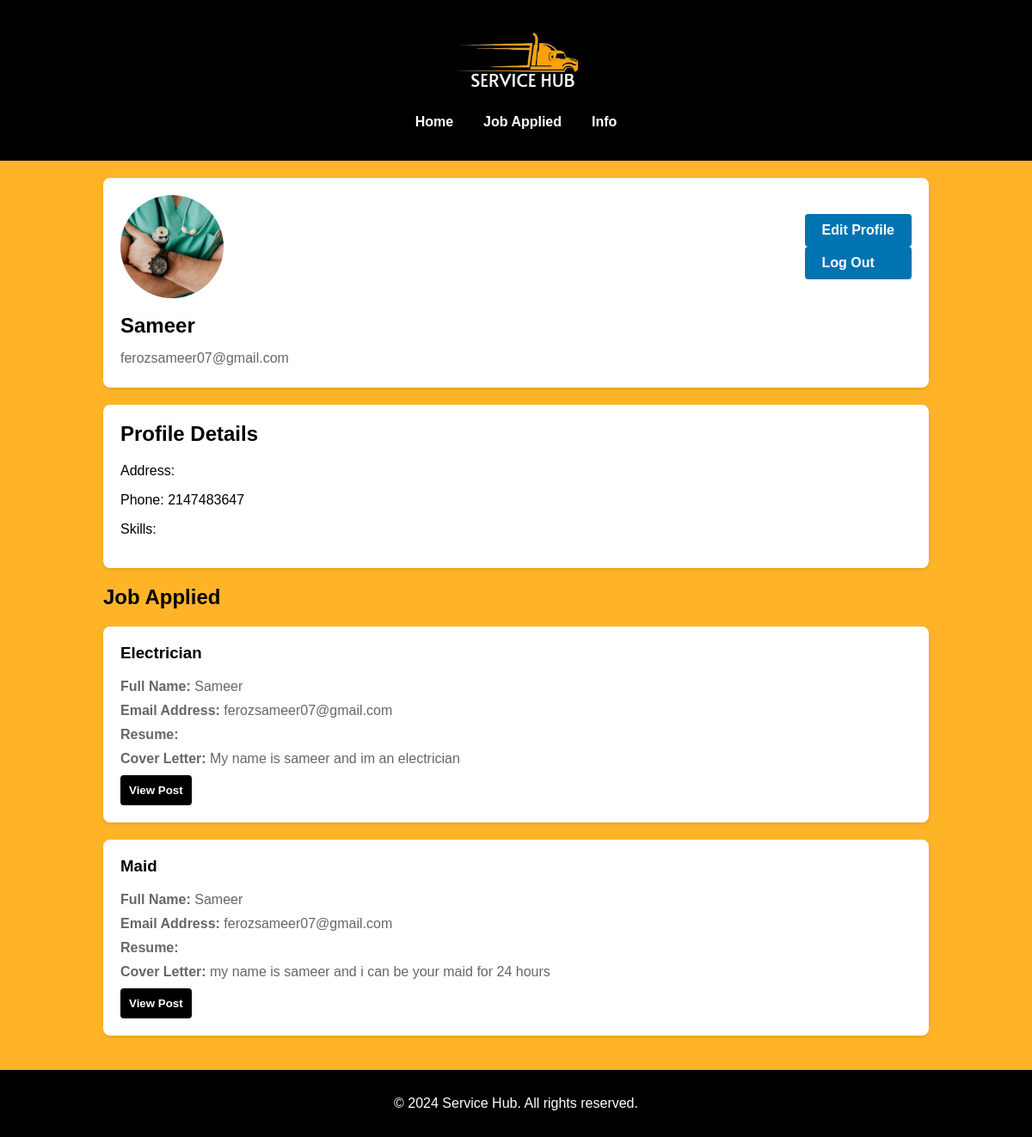
Page /user.php (signed in) on the committed database.
### tables this page shows
CREATE TABLE `hiring` (
  `id` int(11) NOT NULL,
  `fullname` varchar(255) DEFAULT NULL,
  `email` varchar(255) DEFAULT NULL,
  `phone` int(11) NOT NULL,
  `address` varchar(255) NOT NULL,
  `position` varchar(255) DEFAULT NULL,
  `price` int(11) NOT NULL,
  `resume` varchar(255) DEFAULT NULL,
  `coverletter` varchar(255) NOT NULL,
  `edu` varchar(255) NOT NULL,
  `experience` int(11) NOT NULL,
  `startdate` date NOT NULL,
  `reference` varchar(255) DEFAULT NULL
);

### user.php (the view, shortened to what this page needs)
<?php
    include './conn.php';
?>
<!DOCTYPE html>
<html lang="en">
<head>
</head>
<body>
    <header class="header">
        <div class="container">
<a href="index.php">
    <img src="./brand4.png" alt="Logo" class="logo">
</a>
            <nav class="navbar">
                <ul>
                    <li><a href="index.php #home">Home</a></li>
                    <li><a href="#job">Job Applied</a></li>
                    <li><a href="#info">Info</a></li>
                </ul>
            </nav>
        </div>
    </header>
    <div class="container">
        <div class="profile-header">
           <div id="profile-column" style="display: flex; flex-direction: column;">
            <img src="./doctor.jpg" alt="Profile Picture">
            <br>
            <h1><?php echo $_SESSION['name'] ?></h1>
            <p><?php echo $_SESSION['email'] ?></p>
        </div>
        <br>
            <div style="display:flex;flex-direction:column; height:10em; justify-content-space-between">
               <?php echo"
                <a href='editprofile.php' style='margin: bottom 2em;;' class='btn '>Edit Profile</a>
                ";?>
                <?php echo"
                <a href='logout.php' class='btn '>Log Out</a>
                ";?>
            </div>
        </div>
        <div class="profile-details" id="info">
            <h2>Profile Details</h2>
            <p>Address: <?php echo htmlspecialchars($_SESSION['address'])?></p>
            <p>Phone: <?php echo $_SESSION['phone']?></p>
            <p>Skills: <?php echo $_SESSION['position']?></p>
        </div>
        <section class='job-applied' id='job'>
        <h2>Job Applied</h2>
        <?php
$name = mysqli_real_escape_string($connection, $_SESSION['name']);
$query = "SELECT * FROM hiring WHERE fullname = '$name'";
$res = mysqli_query($connection, $query);
if($res && mysqli_num_rows($res) > 0) {
    while($row = mysqli_fetch_assoc($res)){
        echo "
            <div class='card'>
                <h3>{$row['position']}</h3>
                <p><strong>Full Name:</strong> {$row['fullname']}</p>
                <p><strong>Email Address:</strong> {$row['email']}</p>
                <p><strong>Resume:</strong> <a href='#'>{$row['resume']}</a></p>
                <p><strong>Cover Letter:</strong> {$row['coverletter']}</p>
                <a href='services.php?id={$row['id']}'>
                    <button class='card-button'>View Post</button>
                </a>
            </div>
       ";
    }
} else {
    echo "<section class='job-applied' id='job'>
        <h2>No Jobs Applied</h2>
        <p>You have not applied for any jobs yet.</p>
    </section>";
}
?>
 </section>
    </div>
<footer class="footer">
    <div class="container">
        <p>&copy; 2024 Service Hub. All rights reserved.</p>
    </div>
</footer>
</body>
</html>

### user.php (style rules this page uses)
body { font-family: Arial, sans-serif; background-color: rgb(255, 180, 40); margin: 0; padding: 0; }
.container { width: 80%; max-width: 1200px; margin: 0 auto; padding: 20px; }
.header { background-color: #000000; color: #fff; text-align: center; position: relative; width: 100%; }
.navbar { display: flex; justify-content: center; align-items: center; gap: 10px; }
.navbar ul { list-style: none; padding: 0; display: flex; gap: 15px; justify-content: center; align-items: center; }
.navbar ul li { display: inline; }
.navbar ul li a { color: #fff; text-decoration: none; font-weight: 600; padding: 5px 10px; }
.logo { display: block; margin: 10px auto; max-width: 150px; height: auto; }
.profile-header { display: flex; align-items: center; justify-content: space-between; background: #fff; padding: 20px; border-radius: 8px; box-shadow: 0 2px 4px rgba(0, 0, 0, 0.1); }
.profile-header img { border-radius: 50%; width: 120px; height: 120px; object-fit: cover; }
.profile-header h1 { margin: 0; font-size: 24px; }
.profile-header p { margin: 5px 0; color: #666; }
.profile-header .btn { background-color: #0073b1; color: #fff; padding: 10px 20px; border: none; border-radius: 4px; cursor: pointer; text-decoration: none; font-weight: bold; }
.profile-details { background: #fff; padding: 20px; margin-top: 20px; border-radius: 8px; box-shadow: 0 2px 4px rgba(0, 0, 0, 0.1); }
.profile-details h2 { margin-top: 0; }
.job-applied { margin-top: 20px; }
.job-applied .card { background: #fff; padding: 20px; margin-bottom: 20px; border-radius: 8px; box-shadow: 0 2px 4px rgba(0, 0, 0, 0.1); }
.job-applied .card h3 { margin-top: 0; }
.job-applied .card p { margin: 10px 0; color: #666; }
.card-button { background-color: black; color: #fff; padding: 10px; border: none; border-radius: 4px; cursor: pointer; font-weight: bold; }
.footer { background-color: #000000; color: #ffffff; text-align: center; padding: 10px 0; }
.footer p { margin: 0; }

### rows in the picture
hiring: position "Electrician", fullname "Sameer", email "ferozsameer07@gmail.com", coverletter "My name is sameer and im an electrician"
hiring: position "Maid", fullname "Sameer", email "ferozsameer07@gmail.com", coverletter "my name is sameer and i can be your maid for 24 hours"

### other values in the picture
$_SESSION['name'] "Sameer"
$_SESSION['email'] "ferozsameer07@gmail.com"
$_SESSION['phone'] "2147483647"
